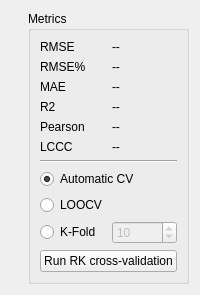
             <widget class="QWidget" name="tabRKValidation">
              <attribute name="title">
               <string>Validation</string>
              </attribute>
              <layout class="QVBoxLayout" name="verticalLayoutRKValidation">
               <item>
                <layout class="QHBoxLayout" name="horizontalLayoutRKValidation">
                 <item>
                  <widget class="QWidget" name="canvasRKValidation" native="true"/>
                 </item>
                 <item>
                  <widget class="QGroupBox" name="groupRKMetrics">
                   <property name="title">
                    <string>Metrics</string>
                   </property>
                   <layout class="QGridLayout" name="gridLayoutRKMetrics">
                    <item row="0" column="0">
                     <widget class="QLabel" name="labelRKRMSE">
                      <property name="text">
                       <string>RMSE</string>
                      </property>
                     </widget>
                    </item>
                    <item row="0" column="1">
                     <widget class="QLabel" name="valRKRMSE">
                      <property name="text">
                       <string>--</string>
                      </property>
                     </widget>
                    </item>
                    <item row="1" column="0">
                     <widget class="QLabel" name="labelRKRMSEpct">
                      <property name="text">
                       <string>RMSE%</string>
                      </property>
                     </widget>
                    </item>
                    <item row="1" column="1">
                     <widget class="QLabel" name="valRKRMSEpct">
                      <property name="text">
                       <string>--</string>
                      </property>
                     </widget>
                    </item>
                    <item row="5" column="0">
                     <widget class="QLabel" name="labelRKLCCC">
                      <property name="text">
                       <string>LCCC</string>
                      </property>
                     </widget>
                    </item>
                    <item row="5" column="1">
                     <widget class="QLabel" name="valRKLCCC">
                      <property name="text">
                       <string>--</string>
                      </property>
                     </widget>
                    </item>
                    <item row="3" column="0">
                     <widget class="QLabel" name="labelRKR2">
                      <property name="text">
                       <string>R2</string>
                      </property>
                     </widget>
                    </item>
                    <item row="3" column="1">
                     <widget class="QLabel" name="valRKR2">
                      <property name="text">
                       <string>--</string>
                      </property>
                     </widget>
                    </item>
                    <item row="2" column="0">
                     <widget class="QLabel" name="labelRKMAE">
                      <property name="text">
                       <string>MAE</string>
                      </property>
                     </widget>
                    </item>
                    <item row="2" column="1">
                     <widget class="QLabel" name="valRKMAE">
                      <property name="text">
                       <string>--</string>
                      </property>
                     </widget>
                    </item>
                    <item row="4" column="0">
                     <widget class="QLabel" name="labelRKPearsonR">
                      <property name="text">
                       <string>Pearson</string>
                      </property>
                     </widget>
                    </item>
                    <item row="4" column="1">
                     <widget class="QLabel" name="valRKPearsonR">
                      <property name="text">
                       <string>--</string>
                      </property>
                     </widget>
                    </item>
                    <item row="6" column="0" colspan="2">
                     <widget class="QFrame" name="lineRKValidation">
                      <property name="frameShape">
                       <enum>QFrame::HLine</enum>
                      </property>
                      <property name="frameShadow">
                       <enum>QFrame::Sunken</enum>
                      </property>
                     </widget>
                    </item>
                    <item row="7" column="0" colspan="2">
                     <widget class="QRadioButton" name="radRK_CV_Auto">
                      <property name="text">
                       <string>Automatic CV</string>
                      </property>
                      <property name="checked">
                       <bool>true</bool>
                      </property>
                     </widget>
                    </item>
                    <item row="8" column="0" colspan="2">
                     <widget class="QRadioButton" name="radRK_CV_LOOCV">
                      <property name="text">
                       <string>LOOCV</string>
                      </property>
                     </widget>
                    </item>
                    <item row="9" column="0">
                     <widget class="QRadioButton" name="radRK_CV_KFold">
                      <property name="text">
                       <string>K-Fold</string>
                      </property>
                     </widget>
                    </item>
                    <item row="9" column="1">
                     <widget class="QSpinBox" name="spinRK_k">
                      <property name="enabled">
                       <bool>false</bool>
                      </property>
                      <property name="minimum">
                       <number>2</number>
                      </property>
                      <property name="maximum">
                       <number>20</number>
                      </property>
                      <property name="value">
                       <number>10</number>
                      </property>
                     </widget>
                    </item>
                    <item row="10" column="0" colspan="2">
                     <widget class="QPushButton" name="btnRKRunCV">
                      <property name="text">
                       <string>Run RK cross-validation</string>
                      </property>
                     </widget>
                    </item>
                   </layout>
                  </widget>
                 </item>
                </layout>
               </item>
              </layout>
             </widget>
